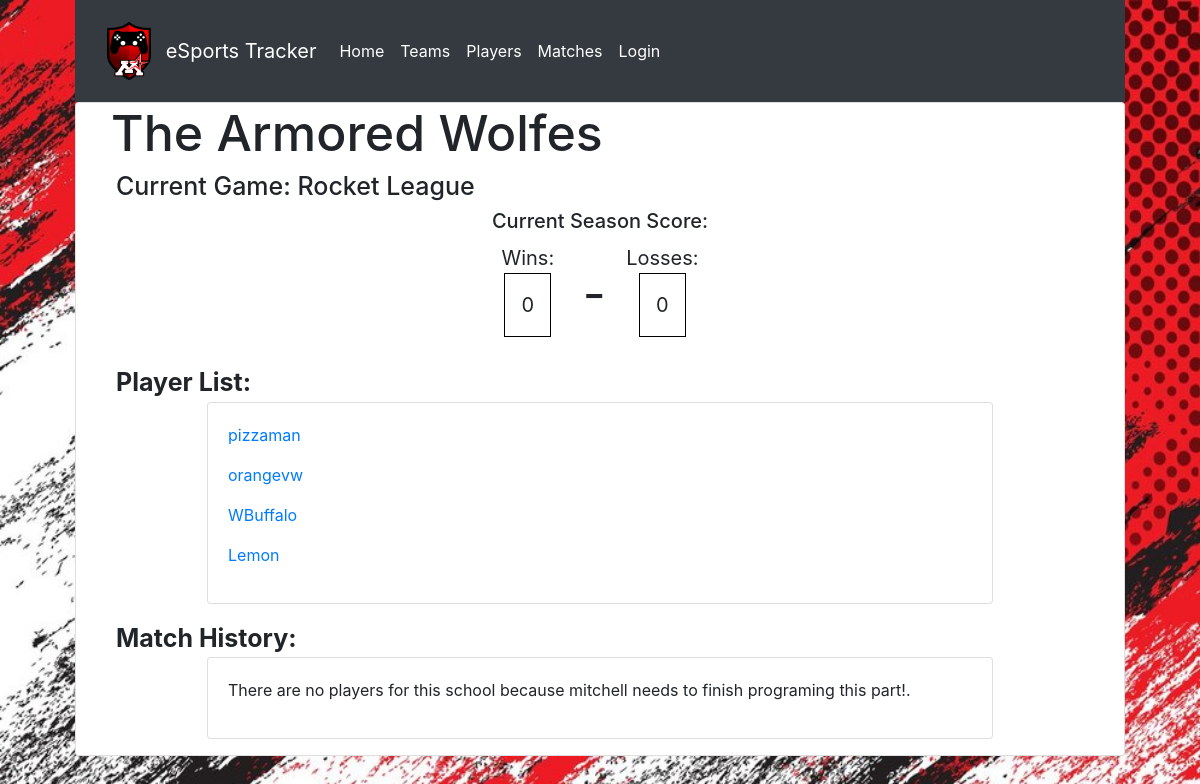
The app's page /tracker/teams/1 with its own data.
### tracker/models.py (models this page shows, shortened)
class Team(models.Model):
    teamName = models.CharField(max_length=25, unique=True)
    game = models.ForeignKey('Game', on_delete=models.SET_NULL, null=True)

class Game(models.Model):
    gameName = models.CharField(max_length=30)
    teamSize = models.IntegerField(default=0)
    leagueFormat = models.CharField(choices=leagueFormatChoices, default=roundRobin, max_length=25)
    leagueStructure = models.CharField(choices=leagueStructureChoices, default=jv, max_length=25)

class Player(models.Model):
    username = models.CharField(max_length=10)
    name = models.CharField(max_length=20)
    team = models.ForeignKey('Team', on_delete=models.RESTRICT, null=True)
    age = models.IntegerField()
    kills = models.IntegerField(default=0)
    deaths = models.IntegerField(null=True, default=0)
    assists = models.IntegerField(null=True, default=0)
    KDA = models.CharField(max_length=11,null=True, default="0/0/0")
    def get_absolute_url(self):
        return reverse('player-detail', args=[str(self.id)])

### tracker/views.py (the view)
# urls.py: path('teams/<int:pk>', views.TeamDetailView.as_view(), name='team-detail'),
class TeamDetailView(generic.DetailView):
    model = Team

### tracker/templates/tracker/team_detail.html (shortened to what this page needs)
{% extends "base_generic.html" %}
{% load static %}
{% block content %}
<div class="card">
  <h1 style="margin-left: 35;font-size: 50">{{team.teamName}}
  </h1>
  <h2 style="margin-left: 40;font-size: 25">Current Game: {{team.game.gameName}}</h2>
  <h3 style="font-size: 20; text-align: center;">Current Season Score:</h3>
  <div style="text-align: center;">
    <div style="display: inline-block;text-align: center;font-size: 20;margin-right:8px;">Wins:
      <br>
      <p style="display: inline-block;border: 1px solid black;text-align: center;padding: 1rem 1rem;">0</p>
    </div>
    <div style="display: inline-block;text-align: center;">
      <p style="display: inline-block;text-align: center;padding: 1rem 1rem;font-size: 50;">-</p>
    </div>
    <div style="display: inline-block;text-align: center;font-size: 20;">Losses:
      <br>
      <p style="display: inline-block;border: 1px solid black;text-align: center;padding: 1rem 1rem;">0</p>
    </div>
  </div>
    <div class="card-player-list">
      <strong style="margin-left: 40;font-size: 25">Player List: </strong>
      <div style="margin: auto; max-width: 800px;" class="card w-75 mb-3">
        <div class="card-body">
          {% for player in team.player_set.all %}
          <p><a href="{{player.get_absolute_url}}">{{player.username}}</a></p>
          {%empty%}
          <p>There are no players for this team!</p>
        {% endfor %}
        </div>
      </div>
    </div>
    <div class="card-match-list">
      <strong style="margin-left: 40;font-size: 25">Match History: </strong>
      <div style="margin: auto; max-width: 800px;" class="card w-75 mb-3">
        <div class="card-body">
            {% if player_list %}
              <ul>
                {% for player in player_list %}
                  <p href="{{ team.player.name }}">{{team.player.name}}</p>
                  <hr>
                {% endfor %}
              </ul>
            {% else %}
              <p>There are no players for this school because mitchell needs to finish programing this part!.</p>
            {% endif %}
        </div>
      </div>
    </div>
  </div>
{% endblock %}

### records on screen
Team: teamName "The Armored Wolfes", game.gameName "Rocket League"
Player: username "pizzaman"
Player: username "orangevw"
Player: username "WBuffalo"
Player: username "Lemon"
